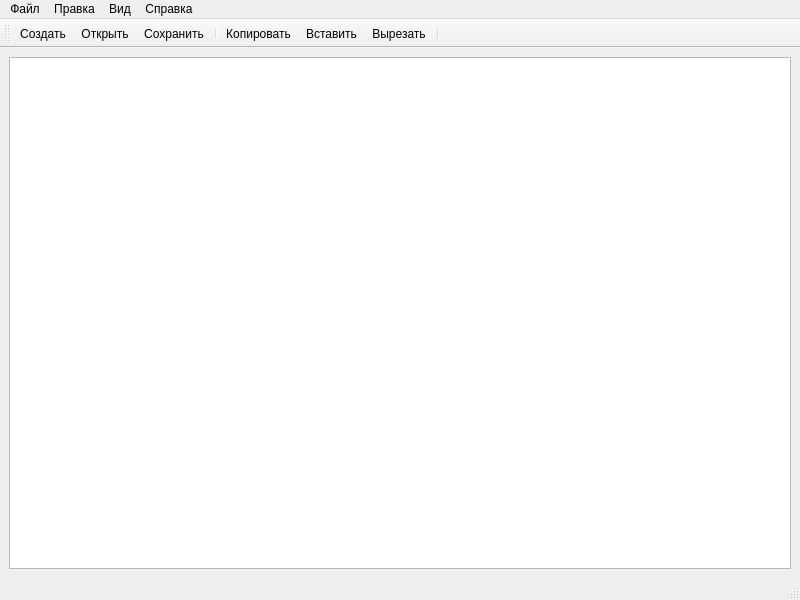
<?xml version="1.0" encoding="UTF-8"?>
<ui version="4.0">
 <class>MainWindow</class>
 <widget class="QMainWindow" name="MainWindow">
  <property name="geometry">
   <rect>
    <x>0</x>
    <y>0</y>
    <width>800</width>
    <height>600</height>
   </rect>
  </property>
  <property name="windowTitle">
   <string>MainWindow</string>
  </property>
  <widget class="QWidget" name="centralwidget">
   <layout class="QVBoxLayout" name="verticalLayout">
    <item>
     <widget class="QTextEdit" name="textEdit"/>
    </item>
   </layout>
  </widget>
  <widget class="QMenuBar" name="menubar">
   <property name="geometry">
    <rect>
     <x>0</x>
     <y>0</y>
     <width>800</width>
     <height>21</height>
    </rect>
   </property>
   <widget class="QMenu" name="menu">
    <property name="title">
     <string>Файл</string>
    </property>
    <addaction name="actionNew"/>
    <addaction name="separator"/>
    <addaction name="actionOpen"/>
    <addaction name="separator"/>
    <addaction name="actionClose"/>
    <addaction name="separator"/>
    <addaction name="actionExit"/>
   </widget>
   <widget class="QMenu" name="menu_2">
    <property name="title">
     <string>Вид</string>
    </property>
    <addaction name="actionSelectFont"/>
   </widget>
   <widget class="QMenu" name="menu_3">
    <property name="title">
     <string>Справка</string>
    </property>
    <addaction name="actionAbout"/>
    <addaction name="actionAboutQt"/>
   </widget>
   <widget class="QMenu" name="menu_4">
    <property name="title">
     <string>Правка</string>
    </property>
    <addaction name="actionCopy"/>
    <addaction name="actionPaste"/>
    <addaction name="actionCut"/>
    <addaction name="separator"/>
    <addaction name="actionUndo"/>
    <addaction name="actionRedo"/>
   </widget>
   <addaction name="menu"/>
   <addaction name="menu_4"/>
   <addaction name="menu_2"/>
   <addaction name="menu_3"/>
  </widget>
  <widget class="QStatusBar" name="statusbar"/>
  <widget class="QToolBar" name="toolBar">
   <property name="windowTitle">
    <string>toolBar</string>
   </property>
   <attribute name="toolBarArea">
    <enum>TopToolBarArea</enum>
   </attribute>
   <attribute name="toolBarBreak">
    <bool>false</bool>
   </attribute>
   <addaction name="actionNew"/>
   <addaction name="actionOpen"/>
   <addaction name="actionSave"/>
   <addaction name="separator"/>
   <addaction name="actionCopy"/>
   <addaction name="actionPaste"/>
   <addaction name="actionCut"/>
   <addaction name="separator"/>
  </widget>
  <action name="actionNew">
   <property name="checkable">
    <bool>true</bool>
   </property>
   <property name="enabled">
    <bool>true</bool>
   </property>
   <property name="icon">
    <iconset resource="mainwindow.qrc">
     <normaloff>:/icons/resources/tables/t1_1.png</normaloff>:/icons/resources/tables/t1_1.png</iconset>
   </property>
   <property name="text">
    <string>Создать</string>
   </property>
   <property name="toolTip">
    <string>Создать новый документ</string>
   </property>
   <property name="shortcut">
    <string>Ctrl+N</string>
   </property>
  </action>
  <action name="actionClose">
   <property name="checkable">
    <bool>true</bool>
   </property>
   <property name="text">
    <string>Закрыть</string>
   </property>
   <property name="toolTip">
    <string>Закрыть текущее окно</string>
   </property>
   <property name="shortcut">
    <string>Ctrl+W</string>
   </property>
  </action>
  <action name="actionExit">
   <property name="checkable">
    <bool>true</bool>
   </property>
   <property name="text">
    <string>Выход</string>
   </property>
   <property name="toolTip">
    <string>Закрыть приложение</string>
   </property>
  </action>
  <action name="actionSelectFont">
   <property name="checkable">
    <bool>true</bool>
   </property>
   <property name="text">
    <string>Выбрать шрифт...</string>
   </property>
   <property name="toolTip">
    <string>Выбрать отображаемый шрифт</string>
   </property>
  </action>
  <action name="actionAbout">
   <property name="checkable">
    <bool>true</bool>
   </property>
   <property name="text">
    <string>О программе</string>
   </property>
  </action>
  <action name="actionAboutQt">
   <property name="checkable">
    <bool>true</bool>
   </property>
   <property name="text">
    <string>О Qt</string>
   </property>
  </action>
  <action name="actionCut">
   <property name="checkable">
    <bool>true</bool>
   </property>
   <property name="icon">
    <iconset resource="mainwindow.qrc">
     <normaloff>:/icons/resources/tables/t4_1.png</normaloff>:/icons/resources/tables/t4_1.png</iconset>
   </property>
   <property name="text">
    <string>Вырезать</string>
   </property>
   <property name="shortcut">
    <string>Ctrl+X</string>
   </property>
  </action>
  <action name="actionCopy">
   <property name="checkable">
    <bool>true</bool>
   </property>
   <property name="icon">
    <iconset resource="mainwindow.qrc">
     <normaloff>:/icons/resources/tables/t4_2.png</normaloff>:/icons/resources/tables/t4_2.png</iconset>
   </property>
   <property name="text">
    <string>Копировать</string>
   </property>
   <property name="shortcut">
    <string>Ctrl+C</string>
   </property>
  </action>
  <action name="actionPaste">
   <property name="checkable">
    <bool>true</bool>
   </property>
   <property name="icon">
    <iconset resource="mainwindow.qrc">
     <normaloff>:/icons/resources/tables/t4_3.png</normaloff>:/icons/resources/tables/t4_3.png</iconset>
   </property>
   <property name="text">
    <string>Вставить</string>
   </property>
   <property name="shortcut">
    <string>Ctrl+V</string>
   </property>
  </action>
  <action name="actionUndo">
   <property name="checkable">
    <bool>true</bool>
   </property>
   <property name="text">
    <string>Отменить</string>
   </property>
   <property name="shortcut">
    <string>Ctrl+Z</string>
   </property>
  </action>
  <action name="actionRedo">
   <property name="checkable">
    <bool>true</bool>
   </property>
   <property name="text">
    <string>Повторить</string>
   </property>
   <property name="shortcut">
    <string>Ctrl+Y</string>
   </property>
  </action>
  <action name="actionOpen">
   <property name="checkable">
    <bool>true</bool>
   </property>
   <property name="icon">
    <iconset resource="mainwindow.qrc">
     <normaloff>:/icons/resources/tables/t6.png</normaloff>:/icons/resources/tables/t6.png</iconset>
   </property>
   <property name="text">
    <string>Открыть</string>
   </property>
   <property name="toolTip">
    <string> Открыть документ</string>
   </property>
   <property name="shortcut">
    <string>Ctrl+O</string>
   </property>
  </action>
  <action name="actionSave">
   <property name="checkable">
    <bool>true</bool>
   </property>
   <property name="icon">
    <iconset resource="mainwindow.qrc">
     <normaloff>:/icons/resources/tables/t_7.png</normaloff>:/icons/resources/tables/t_7.png</iconset>
   </property>
   <property name="text">
    <string>Сохранить</string>
   </property>
   <property name="toolTip">
    <string>Сохранить документ</string>
   </property>
   <property name="shortcut">
    <string>Ctrl+S</string>
   </property>
  </action>
  <action name="actionSaveAs">
   <property name="checkable">
    <bool>true</bool>
   </property>
   <property name="icon">
    <iconset resource="mainwindow.qrc">
     <normaloff>:/icons/resources/tables/t_7.png</normaloff>:/icons/resources/tables/t_7.png</iconset>
   </property>
   <property name="text">
    <string>Сохранить как...</string>
   </property>
   <property name="toolTip">
    <string>Сохранить документ как</string>
   </property>
   <property name="shortcut">
    <string>Ctrl+Shift+S</string>
   </property>
  </action>
 </widget>
 <resources>
  <include location="mainwindow.qrc"/>
 </resources>
 <connections>
  <connection>
   <sender>actionCut</sender>
   <signal>triggered()</signal>
   <receiver>textEdit</receiver>
   <slot>cut()</slot>
   <hints>
    <hint type="sourcelabel">
     <x>-1</x>
     <y>-1</y>
    </hint>
    <hint type="destinationlabel">
     <x>399</x>
     <y>307</y>
    </hint>
   </hints>
  </connection>
  <connection>
   <sender>actionCopy</sender>
   <signal>triggered()</signal>
   <receiver>textEdit</receiver>
   <slot>copy()</slot>
   <hints>
    <hint type="sourcelabel">
     <x>-1</x>
     <y>-1</y>
    </hint>
    <hint type="destinationlabel">
     <x>399</x>
     <y>307</y>
    </hint>
   </hints>
  </connection>
  <connection>
   <sender>actionPaste</sender>
   <signal>triggered()</signal>
   <receiver>textEdit</receiver>
   <slot>paste()</slot>
   <hints>
    <hint type="sourcelabel">
     <x>-1</x>
     <y>-1</y>
    </hint>
    <hint type="destinationlabel">
     <x>399</x>
     <y>307</y>
    </hint>
   </hints>
  </connection>
  <connection>
   <sender>actionUndo</sender>
   <signal>triggered()</signal>
   <receiver>textEdit</receiver>
   <slot>undo()</slot>
   <hints>
    <hint type="sourcelabel">
     <x>-1</x>
     <y>-1</y>
    </hint>
    <hint type="destinationlabel">
     <x>399</x>
     <y>307</y>
    </hint>
   </hints>
  </connection>
  <connection>
   <sender>actionRedo</sender>
   <signal>triggered()</signal>
   <receiver>textEdit</receiver>
   <slot>redo()</slot>
   <hints>
    <hint type="sourcelabel">
     <x>-1</x>
     <y>-1</y>
    </hint>
    <hint type="destinationlabel">
     <x>399</x>
     <y>307</y>
    </hint>
   </hints>
  </connection>
  <connection>
   <sender>textEdit</sender>
   <signal>copyAvailable(bool)</signal>
   <receiver>actionCopy</receiver>
   <slot>setEnabled(bool)</slot>
   <hints>
    <hint type="sourcelabel">
     <x>399</x>
     <y>307</y>
    </hint>
    <hint type="destinationlabel">
     <x>-1</x>
     <y>-1</y>
    </hint>
   </hints>
  </connection>
  <connection>
   <sender>textEdit</sender>
   <signal>copyAvailable(bool)</signal>
   <receiver>actionCut</receiver>
   <slot>setEnabled(bool)</slot>
   <hints>
    <hint type="sourcelabel">
     <x>399</x>
     <y>307</y>
    </hint>
    <hint type="destinationlabel">
     <x>-1</x>
     <y>-1</y>
    </hint>
   </hints>
  </connection>
  <connection>
   <sender>textEdit</sender>
   <signal>undoAvailable(bool)</signal>
   <receiver>actionUndo</receiver>
   <slot>setEnabled(bool)</slot>
   <hints>
    <hint type="sourcelabel">
     <x>399</x>
     <y>307</y>
    </hint>
    <hint type="destinationlabel">
     <x>-1</x>
     <y>-1</y>
    </hint>
   </hints>
  </connection>
  <connection>
   <sender>textEdit</sender>
   <signal>redoAvailable(bool)</signal>
   <receiver>actionRedo</receiver>
   <slot>setEnabled(bool)</slot>
   <hints>
    <hint type="sourcelabel">
     <x>399</x>
     <y>307</y>
    </hint>
    <hint type="destinationlabel">
     <x>-1</x>
     <y>-1</y>
    </hint>
   </hints>
  </connection>
 </connections>
</ui>
